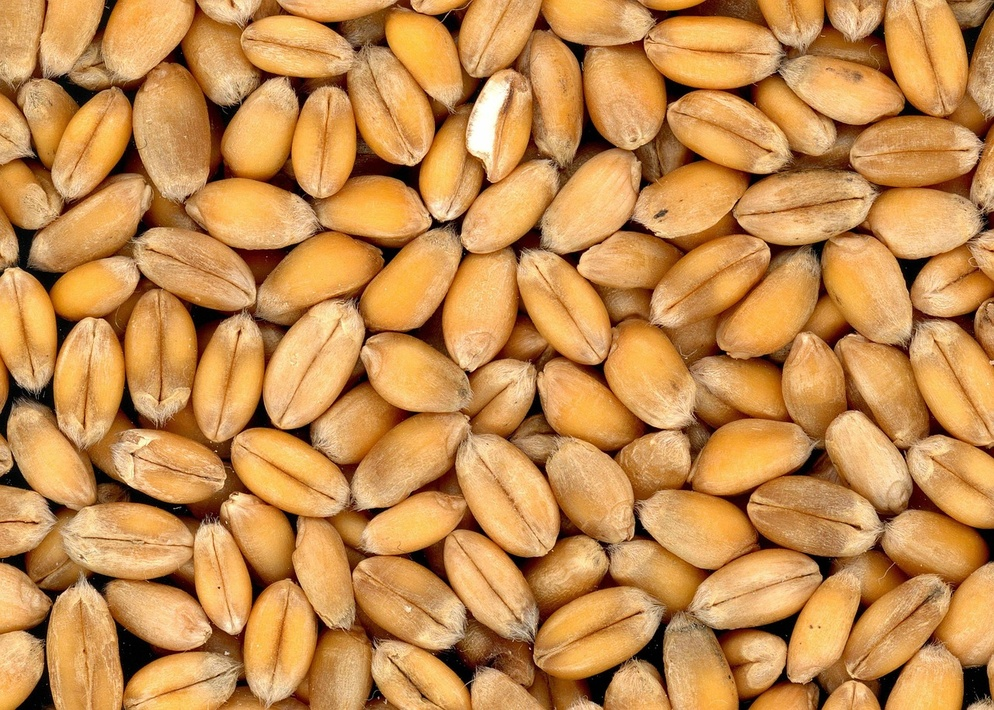
%> input picture Bit Pane Slicing/wheat.jpg, 994 x 710 px, shrunk from 1280 x 914 before the run
$ octave bit_plane_slicing.m   (GNU Octave 9; MATLAB toolbox functions it lacks are replaced by stand-ins)
%> lines starting %> are read from the running program, lines starting %| are printed output that depends on the picture
%% Bit Plane Slicing
clc;
clear;
close all;

% Read Image
img = imread('wheat.jpg');
%> img is the input picture: size 710x994x3 uint8; mean R, G, B 196.9, 140.7, 78.9

% Convert RGB image to Grayscale
if size(img,3) == 3
    gray_img = rgb2gray(img);
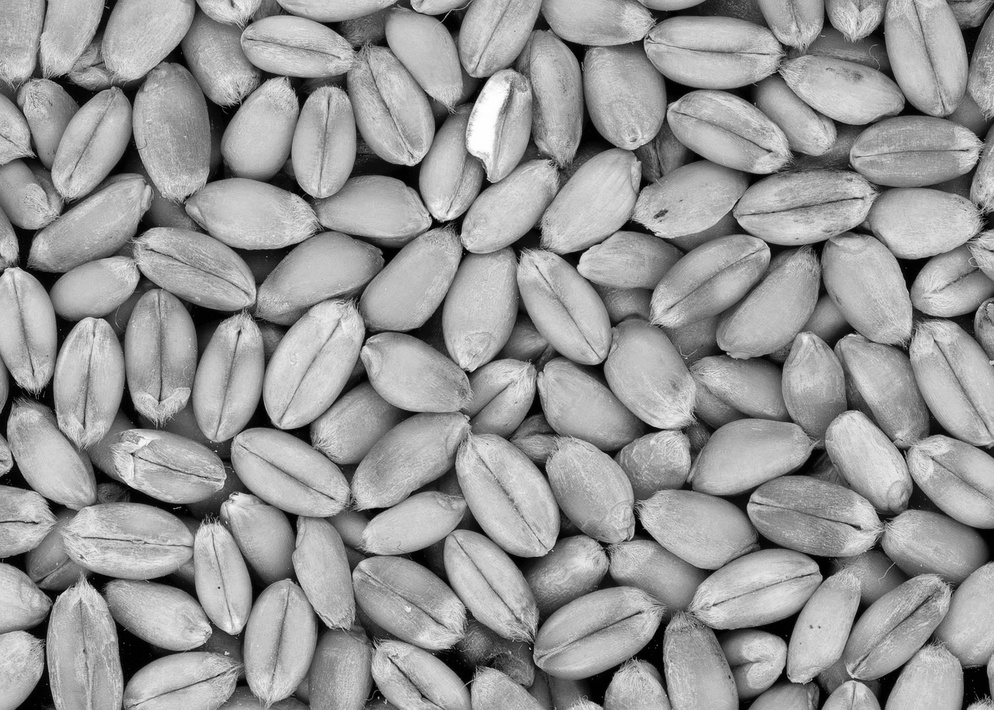
%> gray_img: size 710x994 uint8; min 0, max 255, mean 150.5
else
    gray_img = img;
end


% Extract 8 bit planes
bit_plane = zeros(size(gray_img,1), size(gray_img,2), 8);

for k = 1:8
    bit_plane(:,:,k) = bitget(gray_img, k);
end

% Display original image
figure;

subplot(3,3,1);
imshow(gray_img);
title('Original Grayscale Image');

% Display all 8 bit planes
for k = 1:8
    subplot(3,3,k+1);
    imshow(bit_plane(:,:,k));
    title(['Bit Plane ', num2str(k-1)]);
end
%> this loop made 8 passes
%> pass 1, `imshow(bit_plane(:,:,k));`:
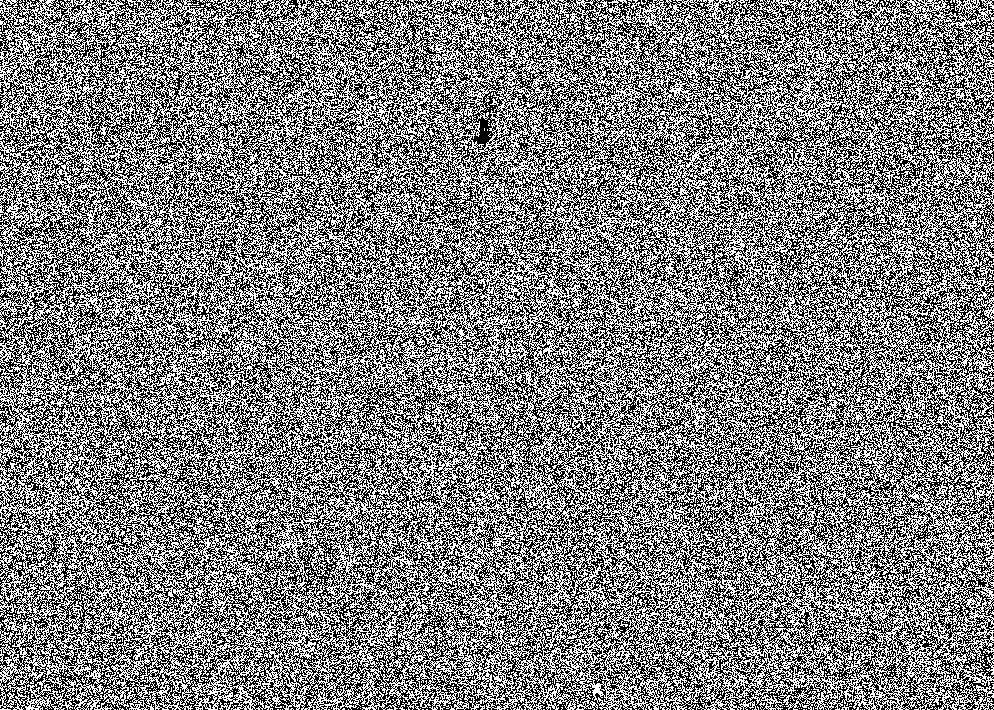
%> displayed picture: size 710x994, on the screen's scale of 0 to 255; 49.9% white in thin lines or dots
%> pass 2, `imshow(bit_plane(:,:,k));`:
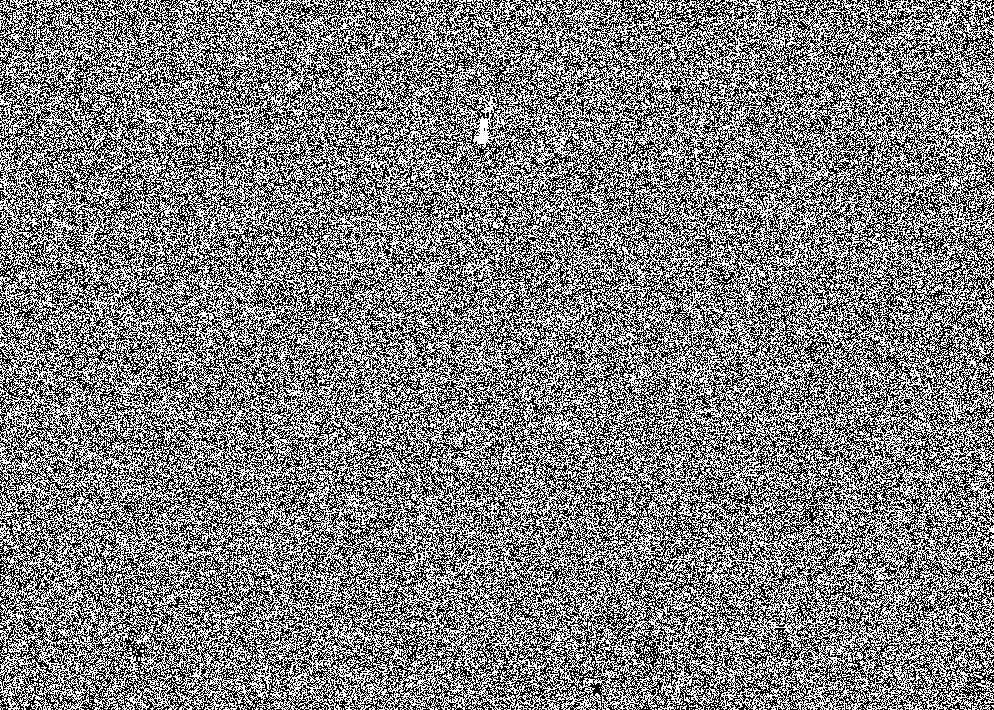
%> displayed picture: size 710x994, on the screen's scale of 0 to 255; 50% white in thin lines or dots
suptitle('Bit Plane Slicing');
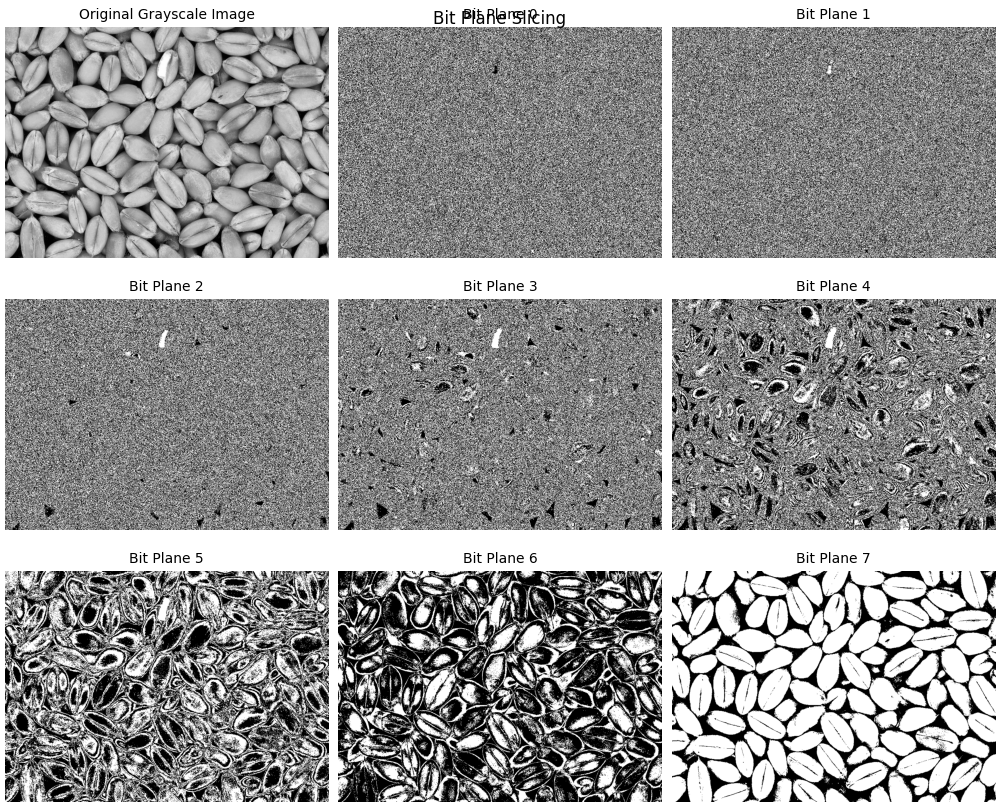
%> figure redrawn from the program's plot data, 9 panels
